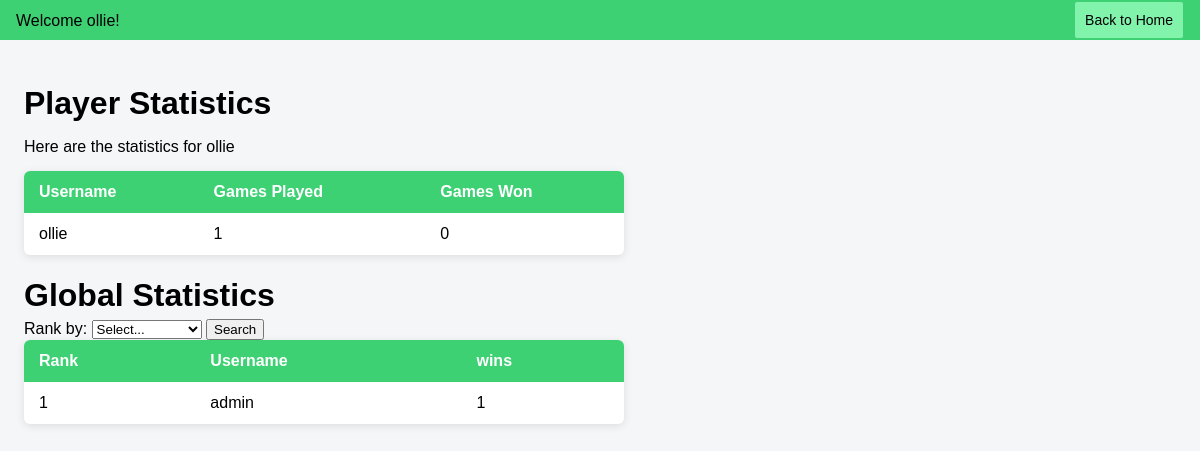
The page /statistics (signed in) on the database as committed earlier.
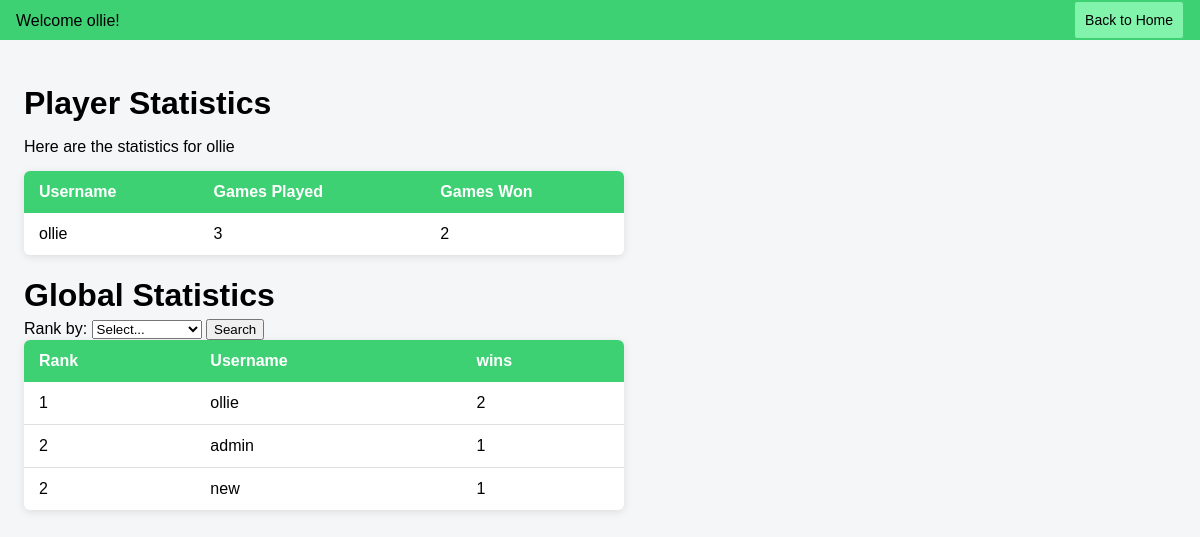
The same page on the database as committed later.
### tables this page shows
CREATE TABLE users (
            userID INTEGER PRIMARY KEY AUTOINCREMENT,
            username TEXT NOT NULL UNIQUE,
            password TEXT NOT NULL,
            currency INTEGER DEFAULT 0
        );

### app.py (the view, shortened to what this page needs)
@app.route('/statistics', methods=['GET', 'POST'])
def stats():
    if 'username' not in session:
        return redirect(url_for('login'))
    username = session['username']
    rankBy = 'wins'
    if request.method == 'POST':
        rankBy = request.form.get('rankBy')
    with engine.connect() as connection:
        playedGamesArr = connection.execute(
            text("""
                SELECT gp.gameID
                FROM gameParticipants gp
                JOIN users u ON u.userID = gp.userID
                JOIN games g ON g.gameID = gp.gameID
                WHERE g.wasCompleted = TRUE AND u.username = :username
            """),
            {'username': username}
        ).fetchall()
        wonGamesArr = connection.execute(
            text("""
                SELECT gp.gameID
                FROM gameParticipants gp
                JOIN users u ON u.userID = gp.userID
                JOIN games g ON g.gameID = gp.gameID
                WHERE g.wasCompleted = TRUE AND u.username = :username AND gp.isWinner = TRUE
            """),
            {'username': username}
        ).fetchall()
        if rankBy == 'wins':
            globalRank = connection.execute(
                text("""
                    SELECT RANK() OVER (ORDER BY COUNT(g.gameID) DESC), u.username, COUNT(g.gameID)
                    FROM gameParticipants gp
                    JOIN users u ON u.userID = gp.userID
                    JOIN games g ON g.gameID = gp.gameID
                    WHERE gp.isWinner = TRUE AND g.wasCompleted = TRUE
                    GROUP BY u.userID, u.username
                    ORDER BY COUNT(g.gameID) DESC
                    """)
            ).fetchall()
    playerStats = {
        'totalGamesPlayed': len(playedGamesArr),
        'totalGamesWon': len(wonGamesArr)
    }
    globalStats = {'rankBy': rankBy, 'globalRank':globalRank}
    return render_template('stats.html', username=username, stats=playerStats, globalStats=globalStats)

### templates/stats.html (shortened to what this page needs)
<!DOCTYPE html>
<html lang="en">
<head>
    <link rel="stylesheet" href="{{ url_for('static', filename='css/shopStats.css') }}">
</head>
<body>
    <div class="header-container">
      <div class="headpart welcome">
        <p>Welcome {{ username }}!</p>
      </div>
      <div class="exit">
        <button class="home-btn" onclick="window.location.href='{{ url_for('home') }}'">Back to Home</button>
      </div>
    </div>
    <div class="main">
        <h1>Player Statistics</h1>
        <p>Here are the statistics for {{username}}</p>
        <table>
            <thead>
                <tr>
                    <th>Username</th>
                    <th>Games Played</th>
                    <th>Games Won</th>
                </tr>
            </thead>
            <tbody>
                <tr>
                    <td>{{username}}</td>
                    <td>{{stats['totalGamesPlayed']}}</td>
                    <td>{{stats['totalGamesWon']}}</td>
                </tr>
            </tbody>
        </table>
        <h1>Global Statistics</h1>
        <form method="POST" action="">
            <label for="rankBy">Rank by:</label>
            <select title="rankBy" name="rankBy" id="rankBy">
                <option value="wins">Select...</option>
            </select>
            <input type="submit" value="Search">
        </form>
        <table>
        <thead>
            <tr>
                <th>Rank</th>
                <th>Username</th>
                <th>{{globalStats['rankBy']}}</th>
            </tr>
        </thead>
        <tbody>
            {% for record in globalStats['globalRank'] %}
            <tr>
                <td>{{ record[0] }}</td>
                <td>{{ record[1] }}</td>
                <td>{{ record[2] }}</td>
            </tr>
            {% endfor %}
        </tbody>
    </div>
</body>
</html>

### static/css/shopStats.css (style rules this page uses)
body { margin: 0; overflow: hidden; margin: 0; padding: 0; font-family: Arial, Helvetica, sans-serif; background-color: #f4f6f8; }
.header-container { display: flex; height: 5vh; background-color: #3ED174; width: 100%; justify-content: space-between; align-items: center; padding: 0 1rem; box-sizing: border-box; }
.home-btn, .buy-btn { padding: 10px; border: 1px solid #3ED174; background: #81F3AB; cursor: pointer; font-size: 14px; border-radius: 3px; }
.main { padding: 1.5rem; }
h1 { margin-bottom: 5px; }
p { margin-bottom: 15px; }
table { border-collapse: collapse; width: 100%; max-width: 600px; background-color: #fff; border-radius: 6px; overflow: hidden; box-shadow: 0 2px 8px rgba(0, 0, 0, 0.1); }
thead { background-color: #3ED174; color: #fff; }
th, td { padding: 12px 15px; text-align: left; }
th { font-weight: 600; }
tbody tr { border-bottom: 1px solid #e0e0e0; }
tbody tr:last-child { border-bottom: none; }

Rows that differ between the two databases and show on the page:
now on this page (row unchanged): users: username "ollie", record "1", userID "2"
changed users "admin": userID "1" → "2"
added users: record "2", username "new", record "1"
Other text that changed with them:
{{ stats['totalGamesPlayed'] }}: "1" → "3"
{{ stats['totalGamesWon'] }}: "0" → "2"
{{ username }}: "ollie" → (not shown)
